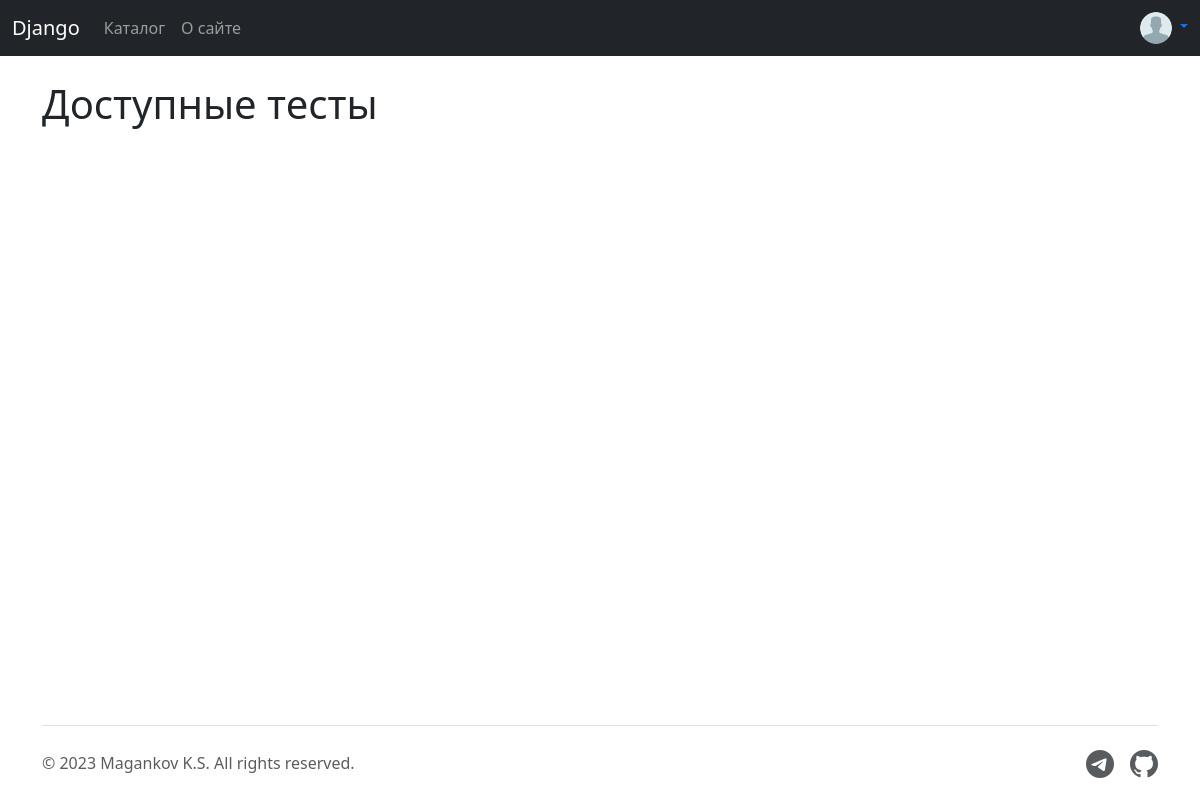
The app's page / (signed in), older data.
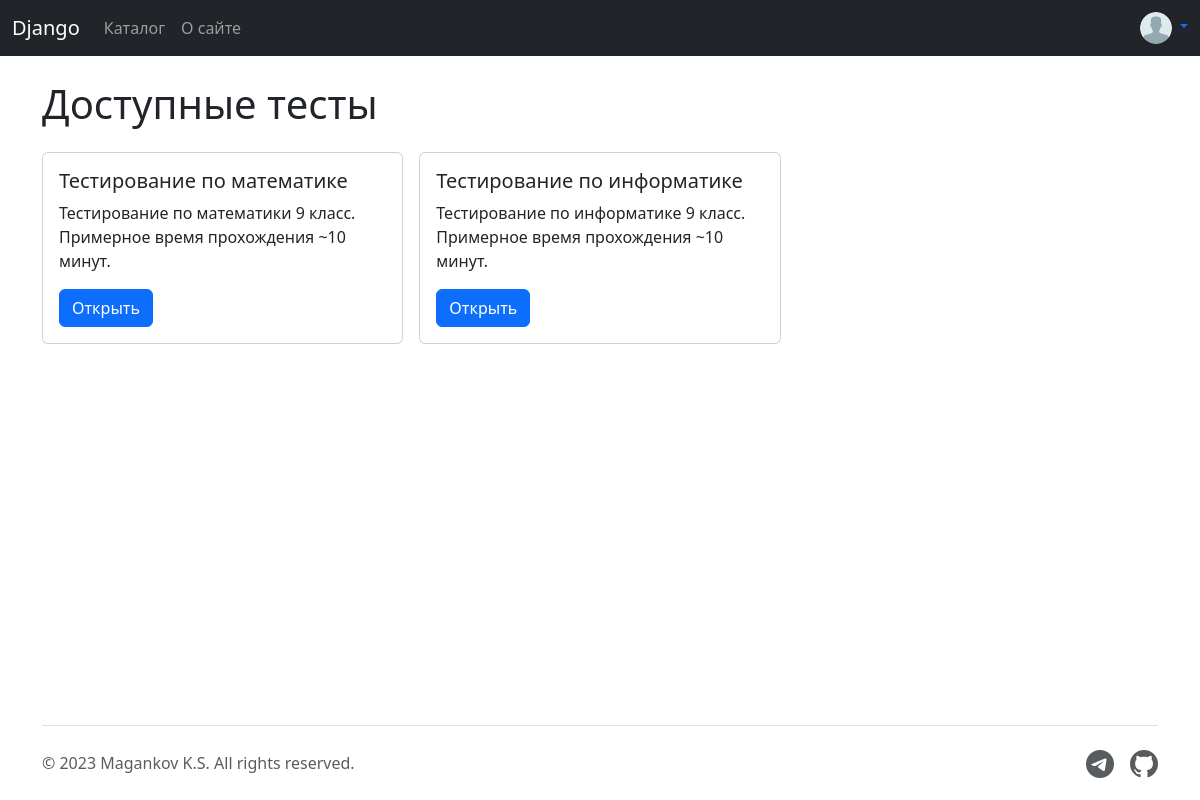
The same page, newer data.
### tester_app/models.py (models this page shows, shortened)
class Testing(models.Model):
    TYPE_CHOICES = (
        ('TEST', 'Тест'),
        ('INTERPRETER', 'Интерпретатор'),
    )
    name = models.CharField(max_length=50)
    description = models.TextField(max_length=150)
    type = models.CharField(max_length=15, choices=TYPE_CHOICES, default='TEST')
    slug = AutoSlugField(populate_from='name', unique=True, slugify=slugify_value)
    objects = models.Manager()
    def get_absolute_url(self):
        return reverse('testing', kwargs={'test_slug': self.slug})

### tester_app/views.py (the view)
# urls.py: path("", views.index, name="index"),
def index(request):
    testing = Testing.objects.all()
    global context
    context['title'] = 'Главная'
    context['has_header'] = True
    context['data'] = testing
    return render(request, 'tester_app/index.html', context)

### templates/tester_app/index.html
{% extends "tester_app/base.html" %}
{% block body %}
<div class="container mb-4">
    <h1 class="mb-4">Доступные тесты</h1>
    <div class="row g-3">
        {% for test in data %}
        <div class="col-lg-4">
            <div class="card">
                <div class="card-body">
                    <h5 class="card-title">{{test.name}}</h5>
                    <p class="card-text">{{test.description}}</p>
                    <a href="{{ test.get_absolute_url }}" class="btn btn-primary">Открыть</a>
                </div>
            </div>
        </div>
        {% endfor %}
    </div>
</div>
{% endblock %}

Row changes from the older to the newer data that the page shows:
added Testing: name "Тестирование по математике", description "Тестирование по математики 9 класс. Примерное время прохождения ~10 минут."
added Testing: name "Тестирование по информатике", description "Тестирование по информатике 9 класс. Примерное время прохождения ~10 минут."
